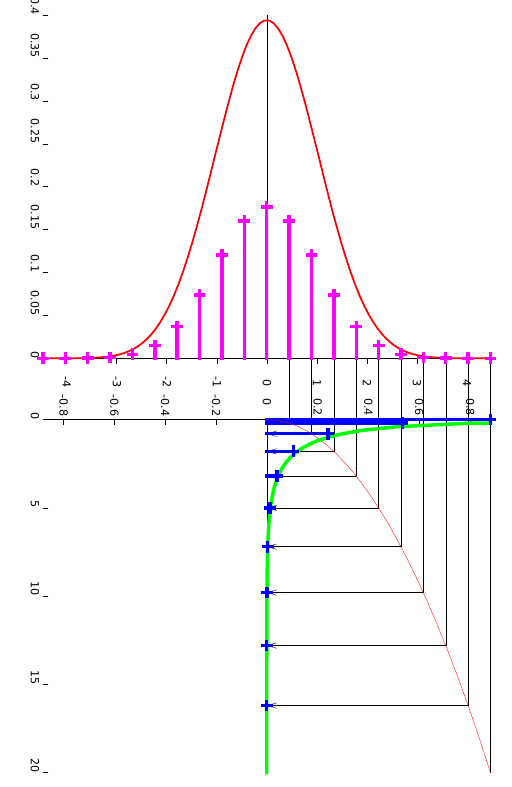

Recreate this plot in gnuplot.
set terminal pdf  size 13cm,20cm
set output "plot.pdf"

set multiplot layout 2, 1


unset border
set xzeroaxis lt -1
set yzeroaxis lt -1
set xtics axis #rotate by 90
set ytics rotate by -90 nomirror


set xtics nomirror rotate by -90

set y2zeroaxis lt - 1

set yrange [] 
set xrange [-5:5]
set arrow 1 from 2.23606797749979, 1.47857666015625e-2

set arrow 1 to 2.23606797749979, screen 0.47 nohead


plot "data1.dat" using 1:3 with linespoints notitle pt 3 lw 5, "data1.dat" using 1:2 with impulses notitle lw 10 lc 4,"data1.dat" using 1:2 with points notitle pt 1 lw 10 lc 4  

set arrow 1 to 2.23606797749979, 5
set arrow 2 from 2.23606797749979, 5 to 0, 5 nohead 
unset yrange
set yrange [0:20] reverse
set trange [0.001:20]
unset xtics
set x2tics nomirror
set x2range [-0.5:0.5]
set parametric
plot  t, t*t with lines notitle, 1/sqrt(2*pi*t)*exp(-t/2), t with lines notitle axes x2y1 lw 10, "data2.dat" using 2:1 with points notitle axe x2y1 lw 10

